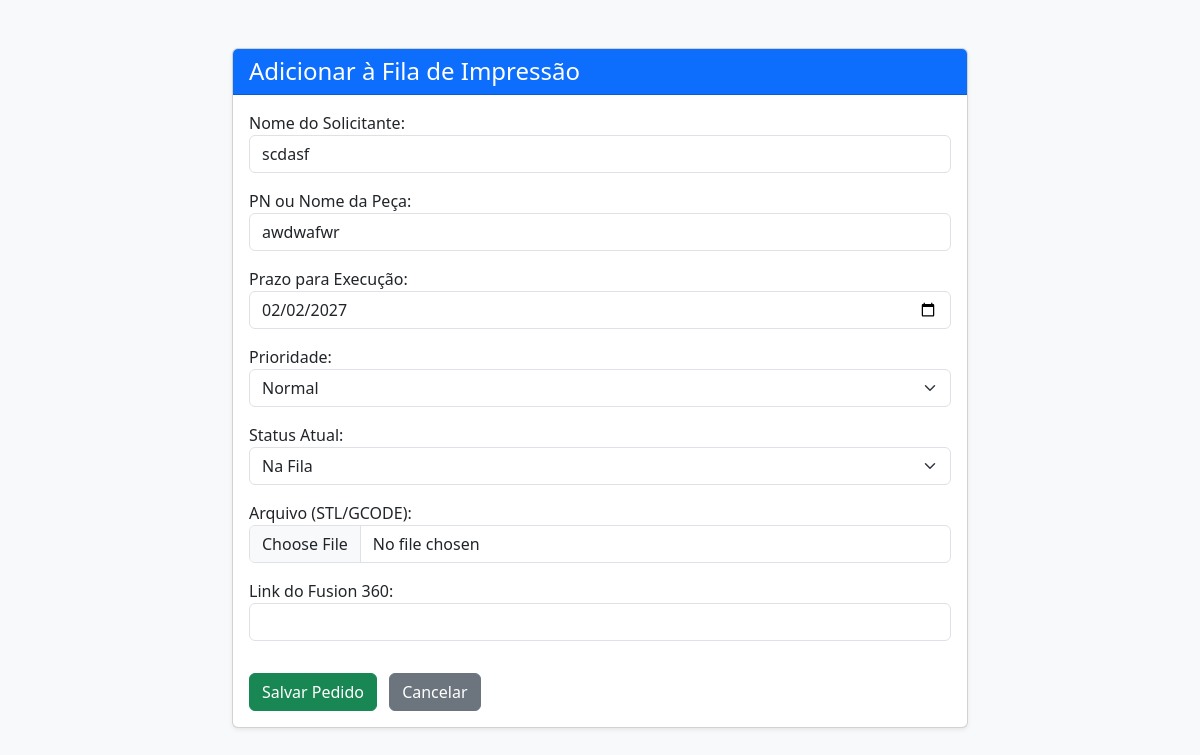
/editar/8/ (signed in), run on the app's committed database.
### fila/models.py (models this page shows, shortened)
class ItemFila(models.Model):
    PRIORIDADE_CHOICES = [
        ('B', 'Baixa'),
        ('N', 'Normal'),
        ('A', 'Alta'),
        ('U', 'Urgente'),
    ]
    STATUS_CHOICES = [
        ('F', 'Na Fila'),
        ('I', 'Imprimindo'),
        ('P', 'Pendente de Informação'),
        ('C', 'Concluído'),
        ('E', 'Cancelado/Erro'),
    ]
    solicitante = models.CharField(max_length=100, verbose_name="Nome do Solicitante")
    nome_peca = models.CharField(max_length=150, verbose_name="PN ou Nome da Peça")
    prazo = models.DateField(verbose_name="Prazo para Execução")
    prioridade = models.CharField(max_length=1, choices=PRIORIDADE_CHOICES, default='N', verbose_name="Prioridade")
    status = models.CharField(max_length=1, choices=STATUS_CHOICES, default='F', verbose_name="Status Atual")
    arquivo_impressao = models.FileField(upload_to='arquivos_3d/', verbose_name="Arquivo (STL/GCODE)", blank=True,
                                         null=True)
    link_fusion = models.URLField(verbose_name="Link do Fusion 360", blank=True, null=True)
    data_criacao = models.DateTimeField(auto_now_add=True, verbose_name="Data de Solicitação")
    data_conclusao = models.DateTimeField(verbose_name="Data/Hora de Conclusão", blank=True, null=True)

### fila/views.py (the view)
# urls.py: path('editar/<int:id>/', views.editar_pedido, name='editar_pedido'),
@login_required
def editar_pedido(request, id):
    if not request.user.is_staff:
        return redirect('lista_fila')
    item = get_object_or_404(ItemFila, id=id)
    if request.method == 'POST':
        form = EdicaoGestorForm(request.POST, request.FILES, instance=item)
        if form.is_valid():
            item_salvo = form.save(commit=False)
            if item_salvo.status == 'C' and not item_salvo.data_conclusao:
                item_salvo.data_conclusao = timezone.now()
            elif item_salvo.status != 'C':
                item_salvo.data_conclusao = None
            item_salvo.save()  # Agora sim, salvamos no banco!
            messages.success(request, f'O pedido "{item_salvo.nome_peca}" foi atualizado com sucesso!')
            return redirect('lista_fila')
    else:
        form = EdicaoGestorForm(instance=item)
    return render(request, 'fila/form.html', {'form': form, 'titulo': f'Editando: {item.nome_peca}'})

### fila/forms.py
class EdicaoGestorForm(forms.ModelForm):
    class Meta:
        model = ItemFila
        fields = ['solicitante', 'nome_peca', 'prazo', 'prioridade', 'status', 'arquivo_impressao', 'link_fusion']
        widgets = {
            'solicitante': forms.TextInput(attrs={'class': 'form-control'}),
            'nome_peca': forms.TextInput(attrs={'class': 'form-control'}),
            'prazo': forms.DateInput(attrs={'class': 'form-control', 'type': 'date'}),
            'prioridade': forms.Select(attrs={'class': 'form-select'}),
            'status': forms.Select(attrs={'class': 'form-select'}),
            'arquivo_impressao': forms.FileInput(attrs={'class': 'form-control'}),
            'link_fusion': forms.URLInput(attrs={'class': 'form-control'}),
        }

### fila/templates/fila/form.html (shortened to what this page needs)
<!DOCTYPE html>
<html lang="pt-br">
<head>
    <link href="https://cdn.jsdelivr.net/npm/bootstrap@5.3.0/dist/css/bootstrap.min.css" rel="stylesheet">
</head>
<body class="bg-light">
    <div class="container mt-5">
        <div class="row justify-content-center">
            <div class="col-md-8">
                <div class="card shadow-sm">
                    <div class="card-header bg-primary text-white">
                        <h4 class="mb-0">Adicionar à Fila de Impressão</h4>
                    </div>
                    <div class="card-body">
                        <form method="post" enctype="multipart/form-data">
                            {{ form.as_p }} <button type="submit" class="btn btn-success mt-3">Salvar Pedido</button>
                            <a href="{% url 'lista_fila' %}" class="btn btn-secondary mt-3 ms-2">Cancelar</a>
                        </form>
                    </div>
                </div>
            </div>
        </div>
    </div>
</body>
</html>

### data on the page
ItemFila: solicitante "scdasf", nome_peca "awdwafwr", prazo "02/02/2027", prioridade "Normal", status "Na Fila"
